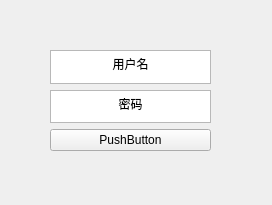
<?xml version="1.0" encoding="UTF-8"?>
<ui version="4.0">
 <class>LoginForm</class>
 <widget class="QWidget" name="LoginForm">
  <property name="geometry">
   <rect>
    <x>0</x>
    <y>0</y>
    <width>272</width>
    <height>205</height>
   </rect>
  </property>
  <property name="windowTitle">
   <string>Form</string>
  </property>
  <widget class="QWidget" name="verticalLayoutWidget">
   <property name="geometry">
    <rect>
     <x>50</x>
     <y>50</y>
     <width>161</width>
     <height>101</height>
    </rect>
   </property>
   <layout class="QVBoxLayout" name="verticalLayout">
    <item>
     <widget class="QTextEdit" name="textEdit_userName">
      <property name="toolTip">
       <string/>
      </property>
      <property name="html">
       <string>&lt;!DOCTYPE HTML PUBLIC &quot;-//W3C//DTD HTML 4.0//EN&quot; &quot;http://www.w3.org/TR/REC-html40/strict.dtd&quot;&gt;
&lt;html&gt;&lt;head&gt;&lt;meta name=&quot;qrichtext&quot; content=&quot;1&quot; /&gt;&lt;meta charset=&quot;utf-8&quot; /&gt;&lt;style type=&quot;text/css&quot;&gt;
p, li { white-space: pre-wrap; }
hr { height: 1px; border-width: 0; }
li.unchecked::marker { content: &quot;\2610&quot;; }
li.checked::marker { content: &quot;\2612&quot;; }
&lt;/style&gt;&lt;/head&gt;&lt;body style=&quot; font-family:'Microsoft YaHei UI'; font-size:9pt; font-weight:400; font-style:normal;&quot;&gt;
&lt;p align=&quot;center&quot; style=&quot; margin-top:0px; margin-bottom:0px; margin-left:0px; margin-right:0px; -qt-block-indent:0; text-indent:0px;&quot;&gt;用户名&lt;/p&gt;&lt;/body&gt;&lt;/html&gt;</string>
      </property>
     </widget>
    </item>
    <item>
     <widget class="QTextEdit" name="textEdit_password">
      <property name="html">
       <string>&lt;!DOCTYPE HTML PUBLIC &quot;-//W3C//DTD HTML 4.0//EN&quot; &quot;http://www.w3.org/TR/REC-html40/strict.dtd&quot;&gt;
&lt;html&gt;&lt;head&gt;&lt;meta name=&quot;qrichtext&quot; content=&quot;1&quot; /&gt;&lt;meta charset=&quot;utf-8&quot; /&gt;&lt;style type=&quot;text/css&quot;&gt;
p, li { white-space: pre-wrap; }
hr { height: 1px; border-width: 0; }
li.unchecked::marker { content: &quot;\2610&quot;; }
li.checked::marker { content: &quot;\2612&quot;; }
&lt;/style&gt;&lt;/head&gt;&lt;body style=&quot; font-family:'Microsoft YaHei UI'; font-size:9pt; font-weight:400; font-style:normal;&quot;&gt;
&lt;p align=&quot;center&quot; style=&quot; margin-top:0px; margin-bottom:0px; margin-left:0px; margin-right:0px; -qt-block-indent:0; text-indent:0px;&quot;&gt;密码&lt;/p&gt;&lt;/body&gt;&lt;/html&gt;</string>
      </property>
     </widget>
    </item>
    <item>
     <widget class="QPushButton" name="pushButton">
      <property name="text">
       <string>PushButton</string>
      </property>
     </widget>
    </item>
   </layout>
  </widget>
 </widget>
 <resources/>
 <connections>
  <connection>
   <sender>pushButton</sender>
   <signal>clicked()</signal>
   <receiver>LoginForm</receiver>
   <slot>slotClickLoginButton()</slot>
   <hints>
    <hint type="sourcelabel">
     <x>203</x>
     <y>157</y>
    </hint>
    <hint type="destinationlabel">
     <x>872</x>
     <y>647</y>
    </hint>
   </hints>
  </connection>
 </connections>
 <slots>
  <slot>slotClickLoginButton()</slot>
 </slots>
</ui>
